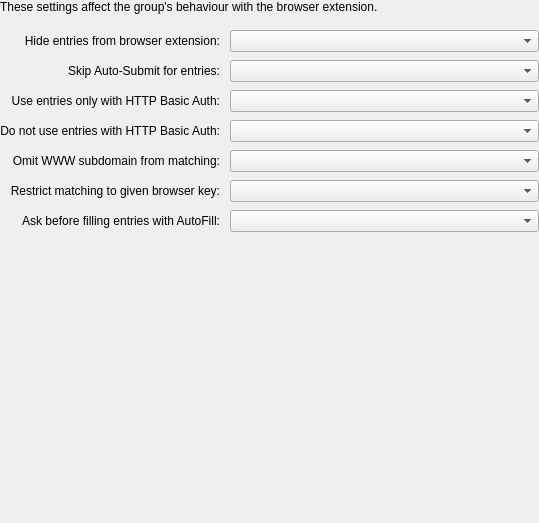
<?xml version="1.0" encoding="UTF-8"?>
<ui version="4.0">
 <class>EditGroupWidgetBrowser</class>
 <widget class="QWidget" name="EditGroupWidgetBrowser">
   <property name="geometry">
    <rect>
     <x>0</x>
     <y>0</y>
     <width>539</width>
     <height>523</height>
    </rect>
   </property>
   <layout class="QVBoxLayout" name="verticalLayout_1">
    <property name="leftMargin">
     <number>0</number>
    </property>
    <property name="topMargin">
     <number>0</number>
    </property>
    <property name="rightMargin">
     <number>0</number>
    </property>
    <property name="bottomMargin">
     <number>0</number>
    </property>
    <item>
     <widget class="QLabel" name="label">
      <property name="text">
       <string>These settings affect the group's behaviour with the browser extension.</string>
      </property>
     </widget>
    </item>
    <item>
     <layout class="QGridLayout" name="gridLayout" rowstretch="0,0,0,1" columnstretch="0,1" rowminimumheight="0,0,0,1">
      <property name="leftMargin">
       <number>0</number>
      </property>
      <property name="topMargin">
       <number>10</number>
      </property>
      <property name="rightMargin">
       <number>0</number>
      </property>
      <property name="bottomMargin">
       <number>0</number>
      </property>
      <property name="horizontalSpacing">
       <number>10</number>
      </property>
      <property name="verticalSpacing">
       <number>8</number>
      </property>
      <item row="0" column="0">
       <widget class="QLabel" name="browserIntegrationHideEntriesLabel">
        <property name="text">
         <string>Hide entries from browser extension:</string>
        </property>
        <property name="alignment">
         <set>Qt::AlignLeading|Qt::AlignLeft|Qt::AlignRight|Qt::AlignTrailing|Qt::AlignVCenter</set>
        </property>
       </widget>
      </item>
      <item row="0" column="1">
       <widget class="QComboBox" name="browserIntegrationHideEntriesComboBox">
        <property name="accessibleName">
         <string>Hide entries from browser extension toggle for this and sub groups</string>
        </property>
       </widget>
      </item>
      <item row="1" column="0">
       <widget class="QLabel" name="browserIntegrationSkipAutoSubmitLabel">
        <property name="text">
         <string>Skip Auto-Submit for entries:</string>
        </property>
        <property name="alignment">
         <set>Qt::AlignLeading|Qt::AlignLeft|Qt::AlignRight|Qt::AlignTrailing|Qt::AlignVCenter</set>
        </property>
       </widget>
      </item>
      <item row="1" column="1">
       <widget class="QComboBox" name="browserIntegrationSkipAutoSubmitComboBox">
        <property name="accessibleName">
         <string>Skip Auto-Submit toggle for this and sub groups</string>
        </property>
       </widget>
      </item>
      <item row="2" column="0">
       <widget class="QLabel" name="browserIntegrationOnlyHttpAuthLabel">
        <property name="text">
         <string>Use entries only with HTTP Basic Auth:</string>
        </property>
        <property name="alignment">
         <set>Qt::AlignLeading|Qt::AlignLeft|Qt::AlignRight|Qt::AlignTrailing|Qt::AlignVCenter</set>
        </property>
       </widget>
      </item>
      <item row="2" column="1">
       <widget class="QComboBox" name="browserIntegrationOnlyHttpAuthComboBox">
        <property name="accessibleName">
         <string>Only HTTP Auth toggle for this and sub groups</string>
        </property>
       </widget>
      </item>
      <item row="3" column="0">
       <widget class="QLabel" name="browserIntegrationNotHttpAuthLabel">
        <property name="text">
         <string>Do not use entries with HTTP Basic Auth:</string>
        </property>
        <property name="alignment">
         <set>Qt::AlignLeading|Qt::AlignLeft|Qt::AlignRight|Qt::AlignTrailing|Qt::AlignVCenter</set>
        </property>
       </widget>
      </item>
      <item row="3" column="1">
       <widget class="QComboBox" name="browserIntegrationNotHttpAuthComboBox">
        <property name="accessibleName">
         <string>Do not use HTTP Auth toggle for this and sub groups</string>
        </property>
       </widget>
      </item>
      <item row="4" column="0">
       <widget class="QLabel" name="browserIntegrationOmitWwwLabel">
        <property name="text">
         <string>Omit WWW subdomain from matching:</string>
        </property>
        <property name="alignment">
         <set>Qt::AlignLeading|Qt::AlignLeft|Qt::AlignRight|Qt::AlignTrailing|Qt::AlignVCenter</set>
        </property>
       </widget>
      </item>
      <item row="4" column="1">
       <widget class="QComboBox" name="browserIntegrationOmitWwwCombobox">
        <property name="accessibleName">
         <string>Omit WWW subdomain from matching toggle for this and sub groups</string>
        </property>
       </widget>
      </item>
      <item row="5" column="0">
       <widget class="QLabel" name="browserIntegrationRestrictKey">
        <property name="text">
         <string>Restrict matching to given browser key:</string>
        </property>
        <property name="alignment">
         <set>Qt::AlignLeading|Qt::AlignLeft|Qt::AlignRight|Qt::AlignTrailing|Qt::AlignVCenter</set>
        </property>
       </widget>
      </item>
      <item row="5" column="1">
       <widget class="QComboBox" name="browserIntegrationRestrictKeyCombobox">
        <property name="accessibleName">
         <string>Restrict matching to given browser key toggle for this and sub groups</string>
        </property>
       </widget>
      </item>
      <item row="6" column="0">
       <widget class="QLabel" name="browserIntegrationAskBeforeFillingLabel">
        <property name="text">
         <string>Ask before filling entries with AutoFill:</string>
        </property>
        <property name="alignment">
         <set>Qt::AlignLeading|Qt::AlignLeft|Qt::AlignRight|Qt::AlignTrailing|Qt::AlignVCenter</set>
        </property>
       </widget>
      </item>
      <item row="6" column="1">
       <widget class="QComboBox" name="browserIntegrationAskBeforeFillingComboBox">
        <property name="accessibleName">
         <string>Ask before filling with AutoFill toggle for this and sub groups</string>
        </property>
       </widget>
      </item>
      <item row="7" column="0">
       <spacer name="verticalSpacer_1">
        <property name="orientation">
         <enum>Qt::Vertical</enum>
        </property>
        <property name="sizeHint" stdset="0">
         <size>
          <width>20</width>
          <height>40</height>
         </size>
        </property>
       </spacer>
      </item>
     </layout>
    </item>
   </layout>
  </widget>
 <tabstops>
  <tabstop>browserIntegrationHideEntriesComboBox</tabstop>
  <tabstop>browserIntegrationSkipAutoSubmitComboBox</tabstop>
  <tabstop>browserIntegrationOnlyHttpAuthComboBox</tabstop>
  <tabstop>browserIntegrationNotHttpAuthComboBox</tabstop>
  <tabstop>browserIntegrationOmitWwwCombobox</tabstop>
  <tabstop>browserIntegrationRestrictKeyCombobox</tabstop>
 </tabstops>
 <resources/>
 <connections/>
</ui>
